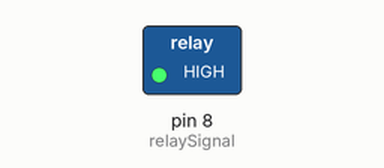
Recording of a sketch running on a simulated Arduino Uno, built with avr-gcc and run on an emulated ATmega328P. On the bench: switched loads named in the sketch (green lamp = pin HIGH). Dashed ring = blinking.

Above: at 0.5 s.
Timing chart, 0 to 4.6 s (numbered marks = the images above):
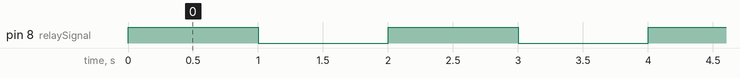

Measured:
- by itself, pin 8 (relaySignal): alternates HIGH for 1.0 s and LOW for 1.0 s

The sketch:

Controlling_Relay_Breakout_Sketch.ino
```cpp
int relaySignal = 8; //Relaysignal pin connected to digital pin 8

void setup() {
  // put your setup code here, to run once:
pinMode (relaySignal, OUTPUT); //Relaysignal as a output
}

void loop() {
  // put your main code here, to run repeatedly:
digitalWrite (relaySignal, HIGH); //Turn the relay on
delay (1000); //Wait a second
digitalWrite (relaySignal, LOW); //Turn the relay off
delay (1000); //Wait a second
}
```
